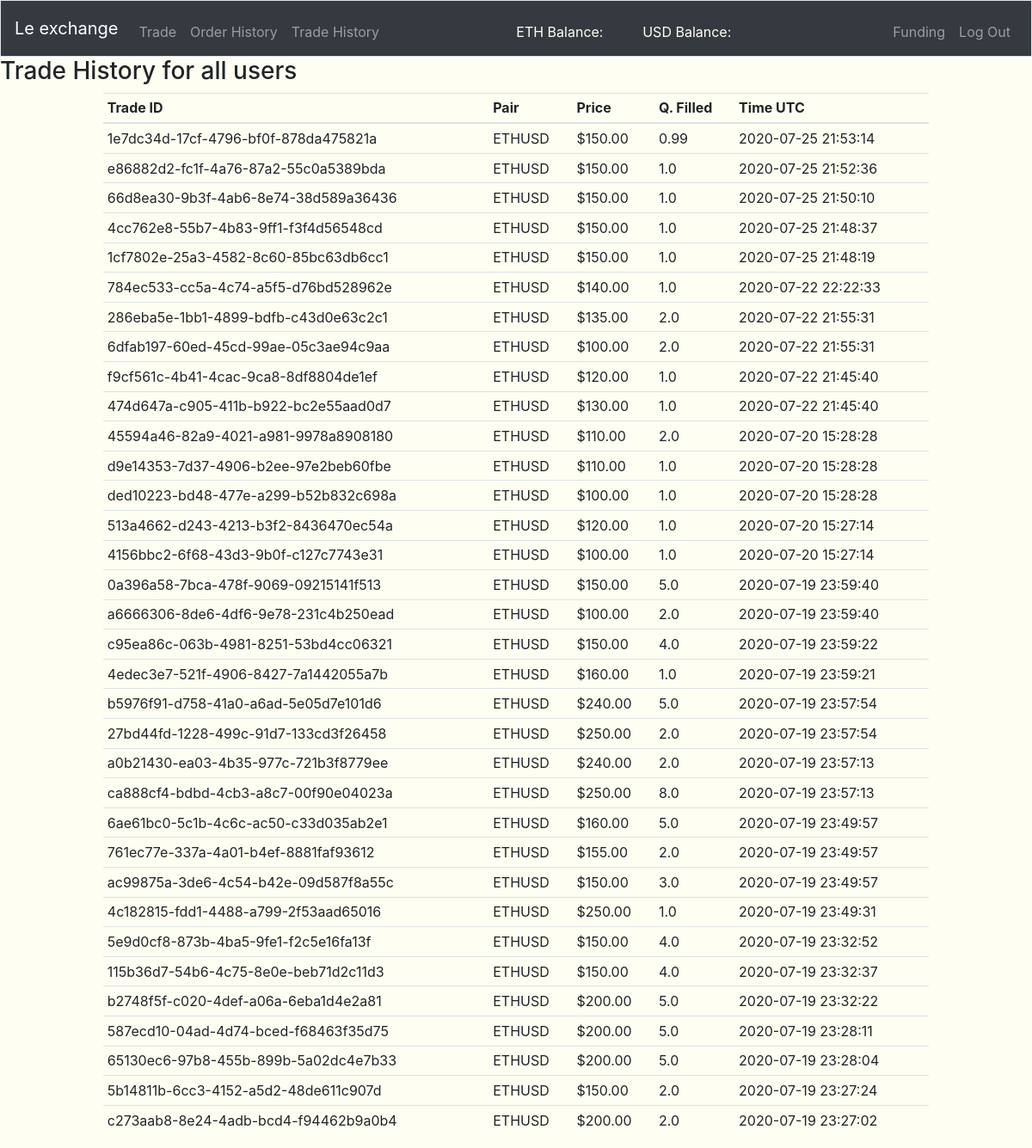
The app's page /trade-history (signed in) with its own data.
### tables this page shows
CREATE TABLE "trade_history" (
	"trade_id"	VARCHAR(255),
	"pair"	VARCHAR(255) NOT NULL,
	"price"	REAL NOT NULL,
	"quantity"	REAL NOT NULL,
	"taker_order"	VARCHAR(255) NOT NULL,
	"maker_order"	VARCHAR(255) NOT NULL,
	"time"	INTEGER NOT NULL,
	PRIMARY KEY("trade_id")
);

### views.py (the view)
@app.route('/trade-history', methods=["GET"])
@login_required
def trade_history():
    trade_history = db.execute(
        "SELECT * FROM trade_history ORDER BY time DESC")
    return render_template("trade_history.html", trade_history=trade_history)

### app.py (called while the page is built)
@app.after_request
def after_request(response):
    response.headers["Cache-Control"] = "no-cache, no-store, must-revalidate"
    response.headers["Expires"] = 0
    response.headers["Pragma"] = "no-cache"
    return response

### helper.py (called while the page is built)
def login_required(f):
    @wraps(f)
    def decorated_function(*args, **kwargs):
        if session.get("user_id") is None:
            return redirect("/login"), 403
        return f(*args, **kwargs)
    return decorated_function

def usd(value):
    return f"${value:,.2f}"

def timeformater(time):
    return datetime.datetime.utcfromtimestamp(time)

### templates/trade_history.html (shortened to what this page needs)
{% extends "layout.html" %}
{% block main %}
<h3>Trade History for all users</h3>
<table class="table table-hover table-sm" style="width: 80%; margin-left: auto; margin-right: auto;">
  <thead s>
    <tr>
      <th scope="col">Trade ID</th>
      <th scope="col">Pair</th>
      <th scope="col">Price</th>
      <th scope="col">Q. Filled</th>
      <th scope="col">Time UTC</th>
    </tr>
  </thead>
  <tbody>
    {% for i in trade_history %}
      <tr>
        <td>{{i.trade_id}}</td>
        <td>{{i.pair}}</td>
        <td>{{i.price|usd}}</td>
        <td>{{i.quantity}}</td>
        <td>{{i.time|timeformater}}</td>
      </tr>
    {% endfor %}
  </tbody>
</table>
{% endblock %}

### records on screen
trade_history: trade_id "1e7dc34d-17cf-4796-bf0f-878da475821a", pair "ETHUSD", price "$150.00", quantity "0.99", time "2020-07-25 21:53:14"
trade_history: trade_id "e86882d2-fc1f-4a76-87a2-55c0a5389bda", pair "ETHUSD", price "$150.00", quantity "1.0", time "2020-07-25 21:52:36"
trade_history: trade_id "66d8ea30-9b3f-4ab6-8e74-38d589a36436", pair "ETHUSD", price "$150.00", quantity "1.0", time "2020-07-25 21:50:10"
trade_history: trade_id "4cc762e8-55b7-4b83-9ff1-f3f4d56548cd", pair "ETHUSD", price "$150.00", quantity "1.0", time "2020-07-25 21:48:37"
trade_history: trade_id "1cf7802e-25a3-4582-8c60-85bc63db6cc1", pair "ETHUSD", price "$150.00", quantity "1.0", time "2020-07-25 21:48:19"
trade_history: trade_id "784ec533-cc5a-4c74-a5f5-d76bd528962e", pair "ETHUSD", price "$140.00", quantity "1.0", time "2020-07-22 22:22:33"
trade_history: trade_id "286eba5e-1bb1-4899-bdfb-c43d0e63c2c1", pair "ETHUSD", price "$135.00", quantity "2.0", time "2020-07-22 21:55:31"
trade_history: trade_id "6dfab197-60ed-45cd-99ae-05c3ae94c9aa", pair "ETHUSD", price "$100.00", quantity "2.0", time "2020-07-22 21:55:31"
trade_history: trade_id "f9cf561c-4b41-4cac-9ca8-8df8804de1ef", pair "ETHUSD", price "$120.00", quantity "1.0", time "2020-07-22 21:45:40"
trade_history: trade_id "474d647a-c905-411b-b922-bc2e55aad0d7", pair "ETHUSD", price "$130.00", quantity "1.0", time "2020-07-22 21:45:40"
trade_history: trade_id "45594a46-82a9-4021-a981-9978a8908180", pair "ETHUSD", price "$110.00", quantity "2.0", time "2020-07-20 15:28:28"
trade_history: trade_id "d9e14353-7d37-4906-b2ee-97e2beb60fbe", pair "ETHUSD", price "$110.00", quantity "1.0", time "2020-07-20 15:28:28"
trade_history: trade_id "ded10223-bd48-477e-a299-b52b832c698a", pair "ETHUSD", price "$100.00", quantity "1.0", time "2020-07-20 15:28:28"
trade_history: trade_id "513a4662-d243-4213-b3f2-8436470ec54a", pair "ETHUSD", price "$120.00", quantity "1.0", time "2020-07-20 15:27:14"
trade_history: trade_id "4156bbc2-6f68-43d3-9b0f-c127c7743e31", pair "ETHUSD", price "$100.00", quantity "1.0", time "2020-07-20 15:27:14"
trade_history: trade_id "0a396a58-7bca-478f-9069-09215141f513", pair "ETHUSD", price "$150.00", quantity "5.0", time "2020-07-19 23:59:40"
trade_history: trade_id "a6666306-8de6-4df6-9e78-231c4b250ead", pair "ETHUSD", price "$100.00", quantity "2.0", time "2020-07-19 23:59:40"
trade_history: trade_id "c95ea86c-063b-4981-8251-53bd4cc06321", pair "ETHUSD", price "$150.00", quantity "4.0", time "2020-07-19 23:59:22"
trade_history: trade_id "4edec3e7-521f-4906-8427-7a1442055a7b", pair "ETHUSD", price "$160.00", quantity "1.0", time "2020-07-19 23:59:21"
trade_history: trade_id "b5976f91-d758-41a0-a6ad-5e05d7e101d6", pair "ETHUSD", price "$240.00", quantity "5.0", time "2020-07-19 23:57:54"
trade_history: trade_id "27bd44fd-1228-499c-91d7-133cd3f26458", pair "ETHUSD", price "$250.00", quantity "2.0", time "2020-07-19 23:57:54"
trade_history: trade_id "a0b21430-ea03-4b35-977c-721b3f8779ee", pair "ETHUSD", price "$240.00", quantity "2.0", time "2020-07-19 23:57:13"
trade_history: trade_id "ca888cf4-bdbd-4cb3-a8c7-00f90e04023a", pair "ETHUSD", price "$250.00", quantity "8.0", time "2020-07-19 23:57:13"
trade_history: trade_id "6ae61bc0-5c1b-4c6c-ac50-c33d035ab2e1", pair "ETHUSD", price "$160.00", quantity "5.0", time "2020-07-19 23:49:57"
trade_history: trade_id "761ec77e-337a-4a01-b4ef-8881faf93612", pair "ETHUSD", price "$155.00", quantity "2.0", time "2020-07-19 23:49:57"
trade_history: trade_id "ac99875a-3de6-4c54-b42e-09d587f8a55c", pair "ETHUSD", price "$150.00", quantity "3.0", time "2020-07-19 23:49:57"
trade_history: trade_id "4c182815-fdd1-4488-a799-2f53aad65016", pair "ETHUSD", price "$250.00", quantity "1.0", time "2020-07-19 23:49:31"
trade_history: trade_id "5e9d0cf8-873b-4ba5-9fe1-f2c5e16fa13f", pair "ETHUSD", price "$150.00", quantity "4.0", time "2020-07-19 23:32:52"
trade_history: trade_id "115b36d7-54b6-4c75-8e0e-beb71d2c11d3", pair "ETHUSD", price "$150.00", quantity "4.0", time "2020-07-19 23:32:37"
trade_history: trade_id "b2748f5f-c020-4def-a06a-6eba1d4e2a81", pair "ETHUSD", price "$200.00", quantity "5.0", time "2020-07-19 23:32:22"
trade_history: trade_id "587ecd10-04ad-4d74-bced-f68463f35d75", pair "ETHUSD", price "$200.00", quantity "5.0", time "2020-07-19 23:28:11"
trade_history: trade_id "65130ec6-97b8-455b-899b-5a02dc4e7b33", pair "ETHUSD", price "$200.00", quantity "5.0", time "2020-07-19 23:28:04"
trade_history: trade_id "5b14811b-6cc3-4152-a5d2-48de611c907d", pair "ETHUSD", price "$150.00", quantity "2.0", time "2020-07-19 23:27:24"
trade_history: trade_id "c273aab8-8e24-4adb-bcd4-f94462b9a0b4", pair "ETHUSD", price "$200.00", quantity "2.0", time "2020-07-19 23:27:02"
